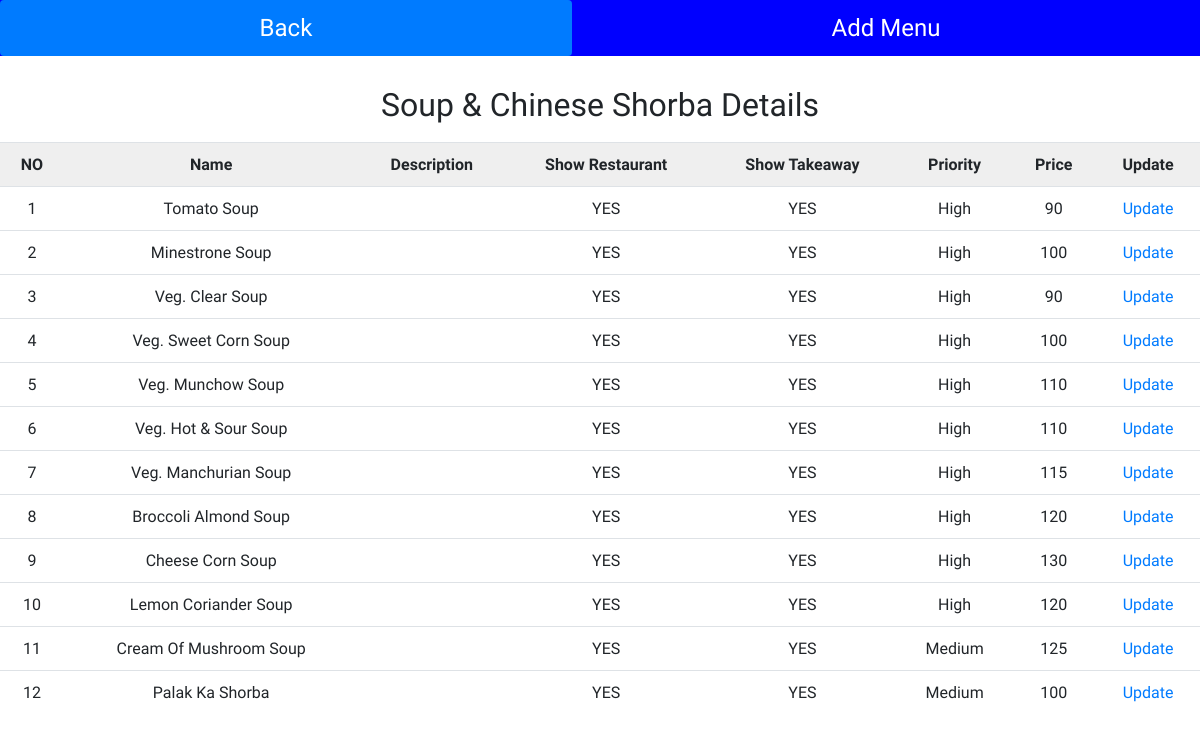
Page /admin/admin/view_menu_item.php?type=1 on the committed database.
### tables this page shows
CREATE TABLE IF NOT EXISTS `category` (
  `cid` int(11) NOT NULL AUTO_INCREMENT,
  `name` varchar(100) NOT NULL,
  `img` varchar(250) NOT NULL,
  PRIMARY KEY (`cid`)
);

CREATE TABLE IF NOT EXISTS `menu` (
  `mid` int(10) NOT NULL AUTO_INCREMENT,
  `name` varchar(150) NOT NULL,
  `image` varchar(250) NOT NULL,
  `description` varchar(250) NOT NULL,
  `priority` int(10) NOT NULL,
  `restaurant_show` varchar(10) NOT NULL,
  `takeaway_show` varchar(10) NOT NULL,
  `price` int(10) NOT NULL,
  `type` int(11) NOT NULL,
  PRIMARY KEY (`mid`),
  KEY `category` (`type`)
);

### admin/admin/view_menu_item.php (the view, shortened to what this page needs)
<?php
    require 'db.php';
?>
<html>
    <head>
        <link rel="stylesheet" href="https://maxcdn.bootstrapcdn.com/bootstrap/4.5.2/css/bootstrap.min.css">
    </head>
    <body>
    <nav class="nav nav-pills flex-column flex-sm-row">
  <a class="flex-sm-fill text-sm-center nav-link active" href="view_menu.php">Back</a>
  <a class="flex-sm-fill text-sm-center nav-link" href="add_menu.php">Add Menu</a>
</nav>
        <div class="empty">
        </div>
        <?php
            $id = $_GET['type'];
            $q = mysqli_query($con,"select name from category where cid = $id");
            $r = mysqli_fetch_array($q);
            $n = $r[0];
        ?>
        <h2> <?php echo $n; ?> Details </h2>
        <div class="table-responsive">
            <table class="table">
			<tr>
				<th>NO </th>
				<th>Name</th>
				<th>Description</th>
				<th>Show Restaurant</th>
				<th>Show Takeaway</th>
				<th>Priority</th>
				<th>Price</th>
				<th>Update</th>
			</tr>
			<?php
				$i = 1 ;
				$id = $_GET['type'];
				$exec = mysqli_query($con,"select * from menu where type= $id");
				while($r = mysqli_fetch_array($exec))
				{
				    $prio = $r['priority'];
			?>
			<tr>
				<td><?php echo $i; $i++; ?></td>
				<td><?php echo $r['name']; ?></td>
				<td><?php echo $r['description'];   ?></td>
				<td><?php echo $r['restaurant_show']; ?></td>
				<td><?php echo $r['takeaway_show']; ?></td>
				<td><?php if($prio == 1) echo 'Highest'; else if($prio == 2) echo 'High'; else if($prio == 3) echo 'Medium'; else if($prio == 4) echo 'Low'; else if($prio == 5) echo 'Lowest'; ?></td>
				<td><?php echo $r['price']; ?></td>
				<td><a href="update_menu_item.php?mid=<?php echo $r['mid']; ?>">Update</a></td>
			</tr>
                <?php
                    }
                ?>
            </table>
        </div>
    </body>
</html>

### admin/admin/view_menu_item.php (style rules this page uses)
.nav { background-color: blue; color: white; font-size: 24px; width: 100%; }
.nav a { color: white; font-size: 24px; text-decoration: none; padding : 10px; }
* { font-family: 'Titillium Web', sans-serif; }
table, th, tr, td { text-align: center; padding: 5px; border-collapse : collapse; }
table th { background-color: #efefef; }
a { text-decoration: none; }
.empty { padding: 10px; }
h2 { padding: 10px; text-align: center; }

### rows in the picture
category: name "Soup & Chinese Shorba"
menu: name "Tomato Soup", restaurant_show "YES", takeaway_show "YES", priority "High", price "90"
menu: name "Minestrone Soup", restaurant_show "YES", takeaway_show "YES", priority "High", price "100"
menu: name "Veg. Clear Soup", restaurant_show "YES", takeaway_show "YES", priority "High", price "90"
menu: name "Veg. Sweet Corn Soup", restaurant_show "YES", takeaway_show "YES", priority "High", price "100"
menu: name "Veg. Munchow Soup", restaurant_show "YES", takeaway_show "YES", priority "High", price "110"
menu: name "Veg. Hot & Sour Soup", restaurant_show "YES", takeaway_show "YES", priority "High", price "110"
menu: name "Veg. Manchurian Soup", restaurant_show "YES", takeaway_show "YES", priority "High", price "115"
menu: name "Broccoli Almond Soup", restaurant_show "YES", takeaway_show "YES", priority "High", price "120"
menu: name "Cheese Corn Soup", restaurant_show "YES", takeaway_show "YES", priority "High", price "130"
menu: name "Lemon Coriander Soup", restaurant_show "YES", takeaway_show "YES", priority "High", price "120"
menu: name "Cream Of Mushroom Soup", restaurant_show "YES", takeaway_show "YES", priority "Medium", price "125"
menu: name "Palak Ka Shorba", restaurant_show "YES", takeaway_show "YES", priority "Medium", price "100"
